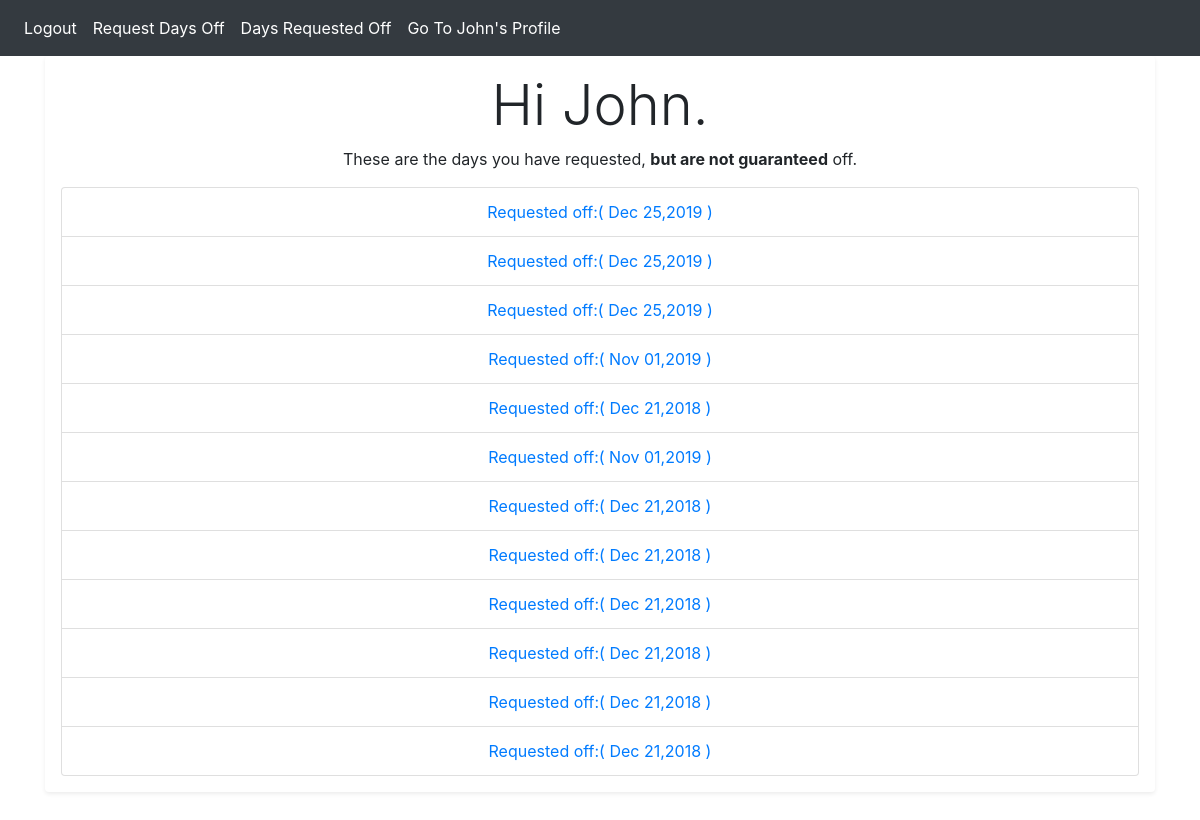
Before: /accounts/profile/ (signed in) with the older database file.
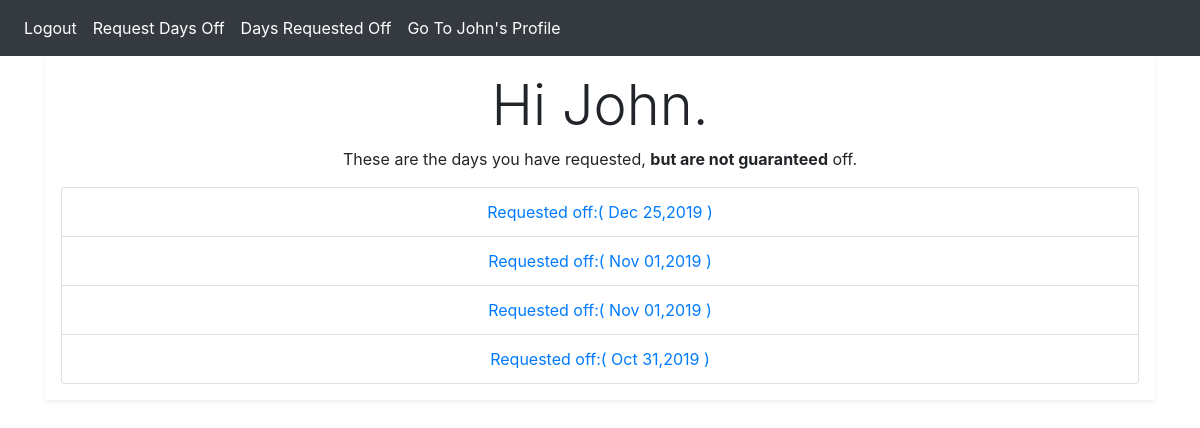
After: the same page with the newer database file.
### accounts/models.py (models this page shows, shortened)
class Avaliablity(models.Model):
    person = models.ForeignKey(User, on_delete=models.CASCADE,default=None, help_text="Make sure you select your name.")
    not_available = models.DateField(help_text="You can only select one date per submit.",default=None) #validators=[validate_even]
    time_stamp = models.DateTimeField(auto_now_add=True,null=False,)
    def get_absolute_url(self):
        return reverse('accounts:avaliablity_delete', kwargs={'id':self.id})

### accounts/views.py (the view)
# urls.py: path('accounts/profile/',views.profile,name="profile"),
def profile(request):
    user = request.user
    day_off  = Avaliablity.objects.filter(person=request.user)
    args = {'user':user, 'day_off':day_off}
    return render(request,'accounts/profile.html',args)

### templates/accounts/profile.html (shortened to what this page needs)
{% extends 'items/base.html' %}
{% block content %}
  <div class="content-container">
    <div class="shadow-sm p-3 mb-5 bg-white rounded">
  {% if user.is_authenticated %}
    <h1 class="display-4">Hi {{ user|capfirst }}.</h1>
    <p>These are the days you have requested, <strong>but are not guaranteed</strong> off.</p>
    <ul class="list-group">
      {% for day in day_off %}
      <li class="list-group-item" ><a href="{{ day.get_absolute_url }}">Requested off:( {{ day.not_available|date:"M d,Y" }} )</a></li>
      {% endfor %}
    </ul>
  {% else %}
    <p>You are not logged in</p>
  {% endif %}
  </div>
</div>
{% endblock %}

Changed rows visible on the page:
removed Avaliablity: not_available "Dec 25,2019"
removed Avaliablity: not_available "Dec 25,2019"
removed Avaliablity: not_available "Dec 21,2018"
removed Avaliablity: not_available "Dec 21,2018"
removed Avaliablity: not_available "Dec 21,2018"
removed Avaliablity: not_available "Dec 21,2018"
removed Avaliablity: not_available "Dec 21,2018"
removed Avaliablity: not_available "Dec 21,2018"
removed Avaliablity: not_available "Dec 21,2018"
added Avaliablity: not_available "Oct 31,2019"
